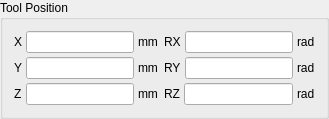
           <widget class="QGroupBox" name="groupBox_2">
            <property name="maximumSize">
             <size>
              <width>360</width>
              <height>160</height>
             </size>
            </property>
            <property name="title">
             <string>Tool Position</string>
            </property>
            <layout class="QGridLayout" name="gridLayout">
             <item row="0" column="0">
              <layout class="QHBoxLayout" name="horizontalLayout_23">
               <property name="spacing">
                <number>6</number>
               </property>
               <item>
                <layout class="QVBoxLayout" name="verticalLayout_10">
                 <property name="spacing">
                  <number>4</number>
                 </property>
                 <item>
                  <layout class="QHBoxLayout" name="horizontalLayout_17">
                   <item>
                    <widget class="QLabel" name="label_13">
                     <property name="text">
                      <string>X</string>
                     </property>
                    </widget>
                   </item>
                   <item>
                    <widget class="QLineEdit" name="xToolLineEdit"/>
                   </item>
                   <item>
                    <widget class="QLabel" name="label_16">
                     <property name="text">
                      <string>mm</string>
                     </property>
                    </widget>
                   </item>
                  </layout>
                 </item>
                 <item>
                  <layout class="QHBoxLayout" name="horizontalLayout_18">
                   <item>
                    <widget class="QLabel" name="label_14">
                     <property name="text">
                      <string>Y</string>
                     </property>
                    </widget>
                   </item>
                   <item>
                    <widget class="QLineEdit" name="yToolLIneEdit"/>
                   </item>
                   <item>
                    <widget class="QLabel" name="label_17">
                     <property name="text">
                      <string>mm</string>
                     </property>
                    </widget>
                   </item>
                  </layout>
                 </item>
                 <item>
                  <layout class="QHBoxLayout" name="horizontalLayout_19">
                   <item>
                    <widget class="QLabel" name="label_15">
                     <property name="text">
                      <string>Z</string>
                     </property>
                    </widget>
                   </item>
                   <item>
                    <widget class="QLineEdit" name="zToolLIneEdit"/>
                   </item>
                   <item>
                    <widget class="QLabel" name="label_18">
                     <property name="text">
                      <string>mm</string>
                     </property>
                    </widget>
                   </item>
                  </layout>
                 </item>
                </layout>
               </item>
               <item>
                <layout class="QVBoxLayout" name="verticalLayout_11">
                 <property name="spacing">
                  <number>4</number>
                 </property>
                 <item>
                  <layout class="QHBoxLayout" name="horizontalLayout_20">
                   <item>
                    <widget class="QLabel" name="label_19">
                     <property name="text">
                      <string>RX</string>
                     </property>
                    </widget>
                   </item>
                   <item>
                    <widget class="QLineEdit" name="rxToolLineEdit"/>
                   </item>
                   <item>
                    <widget class="QLabel" name="label_22">
                     <property name="text">
                      <string>rad</string>
                     </property>
                    </widget>
                   </item>
                  </layout>
                 </item>
                 <item>
                  <layout class="QHBoxLayout" name="horizontalLayout_21">
                   <item>
                    <widget class="QLabel" name="label_20">
                     <property name="text">
                      <string>RY</string>
                     </property>
                    </widget>
                   </item>
                   <item>
                    <widget class="QLineEdit" name="ryToolLineEdit"/>
                   </item>
                   <item>
                    <widget class="QLabel" name="label_23">
                     <property name="text">
                      <string>rad</string>
                     </property>
                    </widget>
                   </item>
                  </layout>
                 </item>
                 <item>
                  <layout class="QHBoxLayout" name="horizontalLayout_22">
                   <item>
                    <widget class="QLabel" name="label_21">
                     <property name="text">
                      <string>RZ</string>
                     </property>
                    </widget>
                   </item>
                   <item>
                    <widget class="QLineEdit" name="rzToolLineEdit"/>
                   </item>
                   <item>
                    <widget class="QLabel" name="label_24">
                     <property name="text">
                      <string>rad</string>
                     </property>
                    </widget>
                   </item>
                  </layout>
                 </item>
                </layout>
               </item>
              </layout>
             </item>
            </layout>
           </widget>
